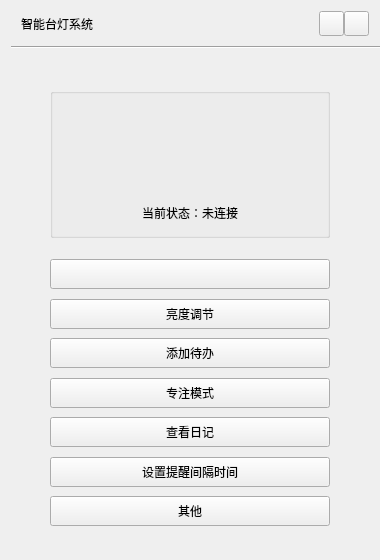
<?xml version="1.0" encoding="UTF-8"?>
<ui version="4.0">
 <class>Smart_lamp</class>
 <widget class="QWidget" name="Smart_lamp">
  <property name="geometry">
   <rect>
    <x>0</x>
    <y>0</y>
    <width>380</width>
    <height>560</height>
   </rect>
  </property>
  <property name="minimumSize">
   <size>
    <width>380</width>
    <height>560</height>
   </size>
  </property>
  <property name="maximumSize">
   <size>
    <width>380</width>
    <height>560</height>
   </size>
  </property>
  <property name="windowTitle">
   <string>Smart_lamp</string>
  </property>
  <layout class="QGridLayout" name="gridLayout">
   <item row="5" column="0">
    <layout class="QHBoxLayout" name="horizontalLayout_4">
     <item>
      <spacer name="horizontalSpacer_4">
       <property name="orientation">
        <enum>Qt::Orientation::Horizontal</enum>
       </property>
       <property name="sizeHint" stdset="0">
        <size>
         <width>40</width>
         <height>20</height>
        </size>
       </property>
      </spacer>
     </item>
     <item>
      <layout class="QHBoxLayout" name="horizontalLayout_3">
       <item>
        <layout class="QVBoxLayout" name="verticalLayout">
         <item>
          <widget class="QPushButton" name="openButton">
           <property name="minimumSize">
            <size>
             <width>280</width>
             <height>30</height>
            </size>
           </property>
           <property name="text">
            <string/>
           </property>
          </widget>
         </item>
         <item>
          <spacer name="verticalSpacer_2">
           <property name="orientation">
            <enum>Qt::Orientation::Vertical</enum>
           </property>
           <property name="sizeType">
            <enum>QSizePolicy::Policy::Fixed</enum>
           </property>
           <property name="sizeHint" stdset="0">
            <size>
             <width>20</width>
             <height>6</height>
            </size>
           </property>
          </spacer>
         </item>
         <item>
          <widget class="QPushButton" name="brightnessButton">
           <property name="minimumSize">
            <size>
             <width>0</width>
             <height>30</height>
            </size>
           </property>
           <property name="text">
            <string>亮度调节</string>
           </property>
          </widget>
         </item>
         <item>
          <spacer name="verticalSpacer_4">
           <property name="orientation">
            <enum>Qt::Orientation::Vertical</enum>
           </property>
           <property name="sizeType">
            <enum>QSizePolicy::Policy::Fixed</enum>
           </property>
           <property name="sizeHint" stdset="0">
            <size>
             <width>20</width>
             <height>6</height>
            </size>
           </property>
          </spacer>
         </item>
         <item>
          <widget class="QPushButton" name="todoButton">
           <property name="minimumSize">
            <size>
             <width>0</width>
             <height>30</height>
            </size>
           </property>
           <property name="text">
            <string>添加待办</string>
           </property>
          </widget>
         </item>
         <item>
          <spacer name="verticalSpacer_5">
           <property name="orientation">
            <enum>Qt::Orientation::Vertical</enum>
           </property>
           <property name="sizeType">
            <enum>QSizePolicy::Policy::Fixed</enum>
           </property>
           <property name="sizeHint" stdset="0">
            <size>
             <width>20</width>
             <height>6</height>
            </size>
           </property>
          </spacer>
         </item>
         <item>
          <widget class="QPushButton" name="FocusButton">
           <property name="minimumSize">
            <size>
             <width>0</width>
             <height>30</height>
            </size>
           </property>
           <property name="text">
            <string>专注模式</string>
           </property>
          </widget>
         </item>
         <item>
          <spacer name="verticalSpacer_6">
           <property name="orientation">
            <enum>Qt::Orientation::Vertical</enum>
           </property>
           <property name="sizeType">
            <enum>QSizePolicy::Policy::Fixed</enum>
           </property>
           <property name="sizeHint" stdset="0">
            <size>
             <width>20</width>
             <height>6</height>
            </size>
           </property>
          </spacer>
         </item>
         <item>
          <widget class="QPushButton" name="logButton">
           <property name="minimumSize">
            <size>
             <width>0</width>
             <height>30</height>
            </size>
           </property>
           <property name="text">
            <string>查看日记</string>
           </property>
          </widget>
         </item>
         <item>
          <spacer name="verticalSpacer_3">
           <property name="orientation">
            <enum>Qt::Orientation::Vertical</enum>
           </property>
           <property name="sizeType">
            <enum>QSizePolicy::Policy::Fixed</enum>
           </property>
           <property name="sizeHint" stdset="0">
            <size>
             <width>20</width>
             <height>6</height>
            </size>
           </property>
          </spacer>
         </item>
         <item>
          <widget class="QPushButton" name="setTimeButton">
           <property name="minimumSize">
            <size>
             <width>0</width>
             <height>30</height>
            </size>
           </property>
           <property name="text">
            <string>设置提醒间隔时间</string>
           </property>
          </widget>
         </item>
         <item>
          <spacer name="verticalSpacer_7">
           <property name="orientation">
            <enum>Qt::Orientation::Vertical</enum>
           </property>
           <property name="sizeType">
            <enum>QSizePolicy::Policy::Fixed</enum>
           </property>
           <property name="sizeHint" stdset="0">
            <size>
             <width>20</width>
             <height>6</height>
            </size>
           </property>
          </spacer>
         </item>
         <item>
          <widget class="QPushButton" name="elseButton">
           <property name="minimumSize">
            <size>
             <width>0</width>
             <height>30</height>
            </size>
           </property>
           <property name="text">
            <string>其他</string>
           </property>
          </widget>
         </item>
         <item>
          <spacer name="verticalSpacer_9">
           <property name="orientation">
            <enum>Qt::Orientation::Vertical</enum>
           </property>
           <property name="sizeType">
            <enum>QSizePolicy::Policy::Fixed</enum>
           </property>
           <property name="sizeHint" stdset="0">
            <size>
             <width>20</width>
             <height>30</height>
            </size>
           </property>
          </spacer>
         </item>
        </layout>
       </item>
      </layout>
     </item>
     <item>
      <spacer name="horizontalSpacer_3">
       <property name="orientation">
        <enum>Qt::Orientation::Horizontal</enum>
       </property>
       <property name="sizeHint" stdset="0">
        <size>
         <width>40</width>
         <height>20</height>
        </size>
       </property>
      </spacer>
     </item>
    </layout>
   </item>
   <item row="2" column="0">
    <spacer name="verticalSpacer">
     <property name="orientation">
      <enum>Qt::Orientation::Vertical</enum>
     </property>
     <property name="sizeType">
      <enum>QSizePolicy::Policy::Fixed</enum>
     </property>
     <property name="sizeHint" stdset="0">
      <size>
       <width>20</width>
       <height>30</height>
      </size>
     </property>
    </spacer>
   </item>
   <item row="1" column="0">
    <widget class="Line" name="line">
     <property name="minimumSize">
      <size>
       <width>380</width>
       <height>10</height>
      </size>
     </property>
     <property name="orientation">
      <enum>Qt::Orientation::Horizontal</enum>
     </property>
    </widget>
   </item>
   <item row="3" column="0">
    <layout class="QHBoxLayout" name="horizontalLayout_2">
     <item>
      <widget class="QGroupBox" name="DevicegroupBox">
       <property name="minimumSize">
        <size>
         <width>280</width>
         <height>150</height>
        </size>
       </property>
       <property name="maximumSize">
        <size>
         <width>280</width>
         <height>150</height>
        </size>
       </property>
       <property name="title">
        <string/>
       </property>
       <layout class="QGridLayout" name="gridLayout_3">
        <item row="0" column="2">
         <spacer name="horizontalSpacer_8">
          <property name="orientation">
           <enum>Qt::Orientation::Horizontal</enum>
          </property>
          <property name="sizeHint" stdset="0">
           <size>
            <width>72</width>
            <height>20</height>
           </size>
          </property>
         </spacer>
        </item>
        <item row="0" column="1">
         <layout class="QVBoxLayout" name="verticalLayout_2">
          <item>
           <widget class="QLabel" name="lampPictureLabel">
            <property name="minimumSize">
             <size>
              <width>90</width>
              <height>90</height>
             </size>
            </property>
            <property name="maximumSize">
             <size>
              <width>90</width>
              <height>90</height>
             </size>
            </property>
            <property name="text">
             <string/>
            </property>
            <property name="alignment">
             <set>Qt::AlignmentFlag::AlignCenter</set>
            </property>
           </widget>
          </item>
          <item>
           <widget class="QLabel" name="connectLabel">
            <property name="text">
             <string>当前状态：未连接</string>
            </property>
           </widget>
          </item>
         </layout>
        </item>
        <item row="0" column="0">
         <spacer name="horizontalSpacer_7">
          <property name="orientation">
           <enum>Qt::Orientation::Horizontal</enum>
          </property>
          <property name="sizeHint" stdset="0">
           <size>
            <width>72</width>
            <height>20</height>
           </size>
          </property>
         </spacer>
        </item>
       </layout>
      </widget>
     </item>
    </layout>
   </item>
   <item row="0" column="0">
    <layout class="QHBoxLayout" name="horizontalLayout">
     <property name="spacing">
      <number>0</number>
     </property>
     <item>
      <spacer name="horizontalSpacer_2">
       <property name="orientation">
        <enum>Qt::Orientation::Horizontal</enum>
       </property>
       <property name="sizeType">
        <enum>QSizePolicy::Policy::Fixed</enum>
       </property>
       <property name="sizeHint" stdset="0">
        <size>
         <width>10</width>
         <height>20</height>
        </size>
       </property>
      </spacer>
     </item>
     <item>
      <widget class="QLabel" name="titleLabel">
       <property name="minimumSize">
        <size>
         <width>100</width>
         <height>0</height>
        </size>
       </property>
       <property name="maximumSize">
        <size>
         <width>500</width>
         <height>25</height>
        </size>
       </property>
       <property name="text">
        <string>智能台灯系统</string>
       </property>
      </widget>
     </item>
     <item>
      <spacer name="horizontalSpacer">
       <property name="orientation">
        <enum>Qt::Orientation::Horizontal</enum>
       </property>
       <property name="sizeHint" stdset="0">
        <size>
         <width>40</width>
         <height>20</height>
        </size>
       </property>
      </spacer>
     </item>
     <item>
      <widget class="QPushButton" name="minimizeButton">
       <property name="minimumSize">
        <size>
         <width>25</width>
         <height>25</height>
        </size>
       </property>
       <property name="maximumSize">
        <size>
         <width>25</width>
         <height>25</height>
        </size>
       </property>
       <property name="text">
        <string/>
       </property>
      </widget>
     </item>
     <item>
      <widget class="QPushButton" name="closeButton">
       <property name="minimumSize">
        <size>
         <width>25</width>
         <height>25</height>
        </size>
       </property>
       <property name="maximumSize">
        <size>
         <width>25</width>
         <height>25</height>
        </size>
       </property>
       <property name="text">
        <string/>
       </property>
      </widget>
     </item>
    </layout>
   </item>
   <item row="4" column="0">
    <spacer name="verticalSpacer_8">
     <property name="orientation">
      <enum>Qt::Orientation::Vertical</enum>
     </property>
     <property name="sizeType">
      <enum>QSizePolicy::Policy::Fixed</enum>
     </property>
     <property name="sizeHint" stdset="0">
      <size>
       <width>20</width>
       <height>15</height>
      </size>
     </property>
    </spacer>
   </item>
  </layout>
 </widget>
 <resources/>
 <connections/>
</ui>
